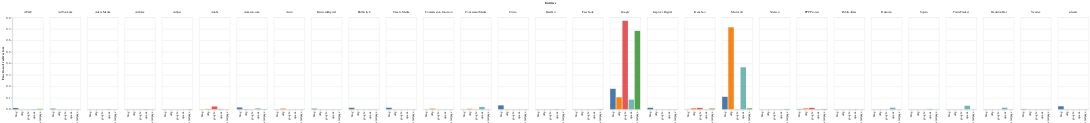

Source (notebook cell):
### Markdown cell above
### Entities of redirectors by search engines

### Code cell
all_entities =[]

for a, b in entities_by_se.items():
    all_entities += b

all_entities = list(set(all_entities))
all_entities = [item for item in all_entities if item != ""]

df = []

for base in all_entities:
    for se, entities in entities_by_se.items():
        
        
        df.append({
            "Search engine" : se,
            "Entity" : base,
            "Fraction of redirectors" : 0 if len(entities)==0 else len([item for item in entities if item == base])/len(entities)
        })
        
df = pd.DataFrame(df)

chart = alt.Chart(df).mark_bar().encode(
    x=alt.X('Search engine:O', axis=alt.Axis(title="",labels=True, ticks = True)),
    y='Fraction of redirectors:Q',
    color=alt.Color('Search engine:N', legend=None),
    column = alt.Column("Entity:O", title="Entities"),

)

        
    
chart.save('plots/fraction_of_redirectors_by_entites.pdf')
chart

### Figure 1 — Vega-Lite specification as saved in the notebook (floating-point values rounded to 4 significant figures; data arrays with more than 128 entries replaced by an {"elided": "..."} marker saying what was removed)
{"config": {"view": {"continuousWidth": 300, "continuousHeight": 300}}, "data": {"name": "data-ffc29b277f35c34108b93a7c101540f5"}, "mark": {"type": "bar"}, "encoding": {"color": {"field": "Search engine", "legend": null, "type": "nominal"}, "column": {"field": "Entity", "title": "Entities", "type": "ordinal"}, "x": {"axis": {"labels": true, "ticks": true, "title": ""}, "field": "Search engine", "type": "ordinal"}, "y": {"field": "Fraction of redirectors", "type": "quantitative"}}, "$schema": "https://vega.github.io/schema/vega-lite/v5.14.1.json", "datasets": {"data-ffc29b277f35c34108b93a7c101540f5": {"elided": "145 records"}}}
